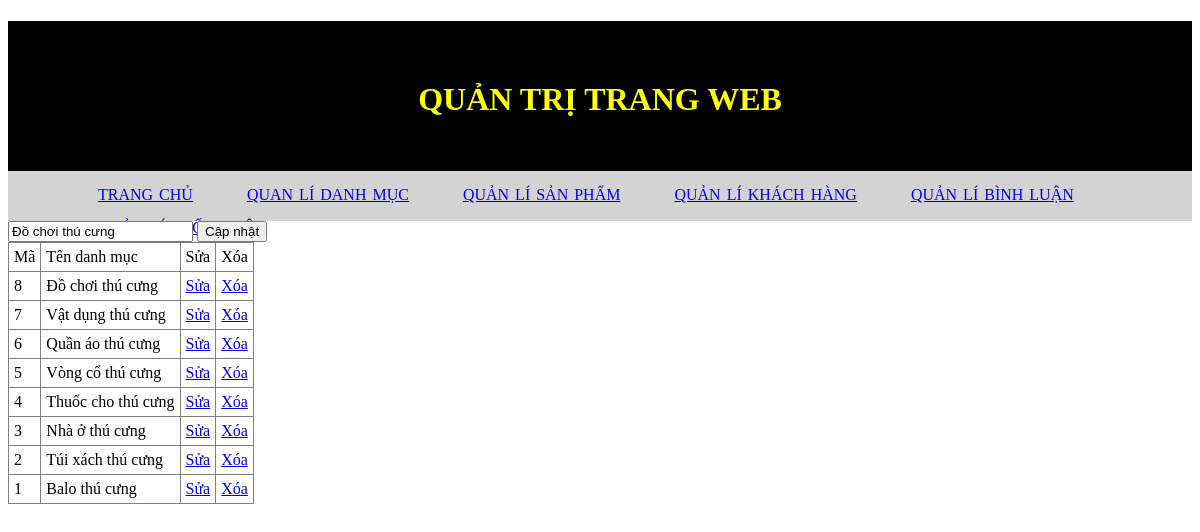
Page /controller/admin.php?act=form_update_cata&ma_loai=8 on the committed database.
### tables this page shows
CREATE TABLE `catalog` (
  `ma_loai` int(11) NOT NULL,
  `ten` varchar(255) NOT NULL
);

### model/connect.php (called while the page is built, shortened)
<?php
    class connect{
        var $db = null;
        public function __construct(){
            $dsn='mysql:host=localhost;dbname=asm_shop';
            $user='root';
            $pass='';
            $this->db=new PDO($dsn,$user,$pass, array(PDO::MYSQL_ATTR_INIT_COMMAND => "SET NAMES utf8"));
        }
    function getList($select){
        $result = $this->db->query($select);
        return $result;
    }
    function getInstance($select){
        $result = $this->db->query($select);
        $result = $result->fetch();
        return $result;
    }
}
?>

### model/catalog.php (called while the page is built, shortened)
<?php
    class Catalog{
        function getList(){
            $db = new connect();
            $select = "select * from catalog order by ma_loai DESC";
            $result = $db->getList($select);
            return $result;
        }
        function getCatalogID($ma_loai){
            $db = new connect();
            $select = "select * from catalog where ma_loai=$ma_loai";
            $result = $db->getInstance($select);
            return $result;
        }
    }
?>

### view/admin/danhmuc.php (the view, shortened to what this page needs)
<?php
    require 'header.php';
?>
<?php
    if(isset($get1) && is_array($get1)){
        $ten = $get1['ten'];
?>
<form action="admin.php?act=update_cata" method="post" enctype="multipart/form-data">
    <input type="text" name="ten" value="<?=$ten?>">
    <input type="submit" value="Cập nhật">
</form>
<?php }?>
<table style="border-collapse: collapse" border='1' cellpadding="5">
    <tr>
        <td>Mã</td>
        <td>Tên danh mục</td>
        <td>Sửa</td>
        <td>Xóa</td>
    </tr>
    <?php
        foreach($dm as $dm){
            $linksua="admin.php?act=form_update_cata&ma_loai=".$dm['ma_loai'];
            $linkxoa="admin.php?act=delete_cata&ma_loai=".$dm['ma_loai'];
            echo '<tr>
            <td>'.$dm['ma_loai'].'</td>
            <td>'.$dm['ten'].'</td>
            <td><a href="'.$linksua.'">Sửa</a></td>
            <td><a href="'.$linkxoa.'">Xóa</a></td>
        </tr>';
        }
    ?>
</table>

### rows in the picture
catalog: ten "Đồ chơi thú cưng", ma_loai "8"
catalog: ma_loai "7", ten "Vật dụng thú cưng"
catalog: ma_loai "6", ten "Quần áo thú cưng"
catalog: ma_loai "5", ten "Vòng cổ thú cưng"
catalog: ma_loai "4", ten "Thuốc cho thú cưng"
catalog: ma_loai "3", ten "Nhà ở thú cưng"
catalog: ma_loai "2", ten "Túi xách thú cưng"
catalog: ma_loai "1", ten "Balo thú cưng"
